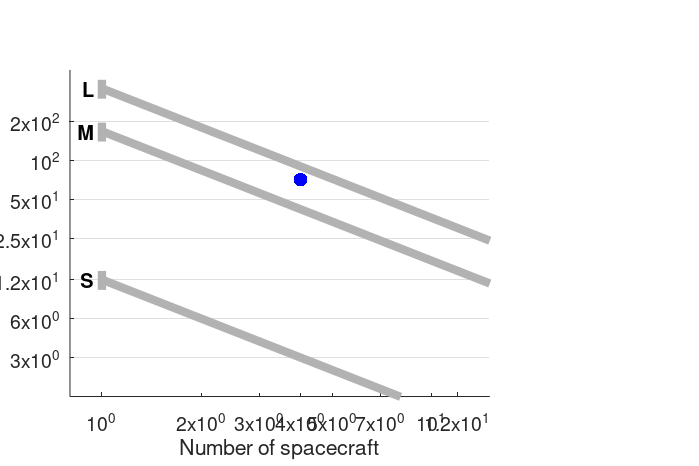

Source code (MATLAB): (Note: this script raises an error after producing the figure.)
function payload_mass_vs_number_of_sc
%% Defaults
payloadLim = [1.5 500]; % kg

nScMax   = 12;
xLim = [0.8 nScMax/0.8];
yLim = payloadLim; 

Cluster = struct('nSc',4,'mPayload',71,'name','Cluster');
CrossScaleI = struct('nSc',10,'mPayload',40,'name','Cross-Scale I');
CrossScaleII= struct('nSc',7,'mPayload',30,'name','Cross-Scale II');
EIDOSCOPE   = struct('nSc',1, 'mPayload',40,'name','EIDOSCOPE');
MMS = struct('nSc',4,'mPayload',100,'name','MMS');
THEMIS      = struct('nSc',5, 'mPayload',24,'name','THEMIS');
TorESA      = struct('nSc',1, 'mPayload',26,'name','Tor');

M4BigMum      = struct('nSc',1,  'mPayload',170,'name','BM','nameLong','Big Mother');
M4MumSonI     = struct('nSc',1.3,'mPayload',125,'name','MS','nameLong','Mother Son');
M4MumSonII    = struct('nSc',1.3,'mPayload',19, 'name','MS','nameLong','Mother Son');
M4MumDaughterI= struct('nSc',1.5,'mPayload',105,'name','MD','nameLong','Mother Daughters');
M4MumDaughterII= struct('nSc',1.5,'mPayload',12,'name','MD','nameLong','Mother Daughters');
M4MotherMother= struct('nSc',2,  'mPayload',85, 'name','MM','nameLong','Mother Mother');
%M4MotherFather= struct('nSc',2,  'mPayload',79, 'name','MF','nameLong','Mother Father');
%M4Sisters     = struct('nSc',3,  'mPayload',50, 'name','S', 'nameLong','Sisters');

Lclass = struct('mLim',300*[1 1.4],'name','L'); % payload mass for single s/c
Mclass = struct('mLim',140*[1 1.4],'name','M'); % payload mass for single s/c
Sclass = struct('mLim', 10*[1 1.4],'name','S'); % payload mass for single s/c

ScProps = {'MarkerSize',30,'MarkerEdgeColor','b'};
ScTextProps = {'FontWeight','demi','FontSize',18,'color',[0.4 0.4 0.4]};
M4Props = {'MarkerSize',30,'MarkerEdgeColor','r'};
M4TextProps = {'FontWeight','demi','FontSize',18};
ClassLine = {'Color',[0.7 0.7 0.7],'linewidth',6,'linestyle','-'};
%% Initialize figure
set(0,'defaultLineLineWidth', 1.5);
fn=figure(61);
clf reset;
clear h;
set(fn,'color','white'); % white background for figures (default is grey)
set(gcf,'PaperUnits','centimeters')
xSize = 14; ySize = 2/3*xSize;
xLeft = (30-xSize)/2; yTop = (21-ySize)/2;
set(gcf,'PaperPosition',[xLeft yTop xSize ySize])
set(gcf,'Position',[10 10 xSize*50 ySize*50])
set(gcf,'paperpositionmode','auto') % to get the same printing as on screen
clear xLeft xSize sLeft ySize yTop
% additional good options
set(gcf,'defaultAxesFontSize',14);
set(gcf,'defaultTextFontSize',14);
set(gcf,'defaultAxesFontUnits','pixels');
set(gcf,'defaultTextFontUnits','pixels');

h=axes('position',[0.1 0.15 0.6 0.7]); % [x y dx dy]

% y axis
set(h,'ylim',payloadLim,...
	'yscale','log',...
	'ytick',[3 6 12 25 50 100 200 ],...
	'yminortick','off',...
	'ygrid','on','yminorgrid','off');
ylabel(h,'payload mass [kg]');
% x-axis
set(h,'xlim',xLim,...
	'xscale','log',...
	'xtick',[1 2 3 4 5 7 10 12]);
xlabel(h,'Number of spacecraft');
hold(h,'on');

% plot class lines
plot_class(Sclass);
plot_class(Mclass);
plot_class(Lclass);

% plot spacecrat
plot_spacecraft(Cluster)
plot_spacecraft(CrossScaleI)
plot_spacecraft(CrossScaleII)
plot_spacecraft(EIDOSCOPE)
plot_spacecraft(MMS)
plot_spacecraft(THEMIS,'verticalalignment','top')
plot_spacecraft(TorESA)

plot_m4(M4BigMum)
plot_m4(M4MumSonI)
plot_m4(M4MumSonII)
line([M4MumSonI.nSc M4MumSonII.nSc ],...
	[M4MumSonI.mPayload M4MumSonII.mPayload ],...
	'linestyle',':','color','r');
plot_m4(M4MumDaughterI)
plot_m4(M4MumDaughterII)
line([M4MumDaughterI.nSc M4MumDaughterII.nSc ],...
	[M4MumDaughterI.mPayload M4MumDaughterII.mPayload ],...
	'linestyle',':','color','r');
plot_m4(M4MotherMother)
%plot_m4(M4MotherFather,'verticalalignment','top')
%plot_m4(M4Sisters)

legend_m4(M4BigMum,M4MumSonI,M4MumDaughterI,M4MotherMother)

irf_legend(h,[datestr(now,31) '  ' mfilename],[0.99 1.01],...
	'fontsize',6,'interpreter','none','color',[0.9 0.9 0.9])
%% Functions nested
	function plot_spacecraft(Sc,varargin)
		plot(h,Sc.nSc,Sc.mPayload,'.',ScProps{:});
		text(Sc.nSc*1.05,Sc.mPayload*1.1,...
			Sc.name,'parent',h,ScTextProps{:},varargin{:});
	end
	function plot_m4(Sc,varargin)
		plot(h,Sc.nSc,Sc.mPayload,'.',M4Props{:});
		text(Sc.nSc*1.05,Sc.mPayload*1.1,...
			Sc.name,'parent',h,M4TextProps{:},varargin{:});
	end
	function legend_m4(varargin)
		textStruct = cell(1,nargin);
		for j=1:nargin
			Sc = varargin{j};
			textStruct{j} = [Sc.name ' - ' Sc.nameLong];
		end
		text(xLim(2),yLim(1),textStruct,...
			'verticalalignment','bottom');
	end
	function plot_class(Class)
		m = mean(Class.mLim);
		line([1 xLim(2)],[m m/xLim(2)],ClassLine{:});
		line([1 1],Class.mLim,'parent',h,ClassLine{:});
		text(0.95,mean(Class.mLim),Class.name,...
			'horizontalalignment','right','fontsize',20,'fontweight','bold');
	end
end

